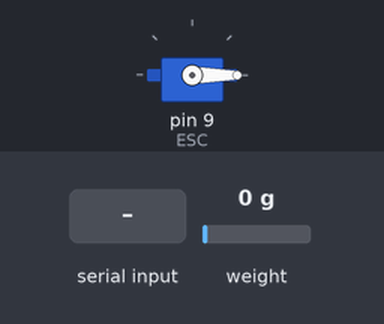
The sketch below on a simulated Arduino Uno, built with avr-gcc and run on an emulated ATmega328P. Parts: servo. Inputs (shaded band) come from the test bench; at power-on: weight on the scale 0 g. What the sketch prints to the serial monitor is not drawn.

Above: at 2.2 s.
2.3 s: "90,45\n" received over Serial
At 3.5 s:
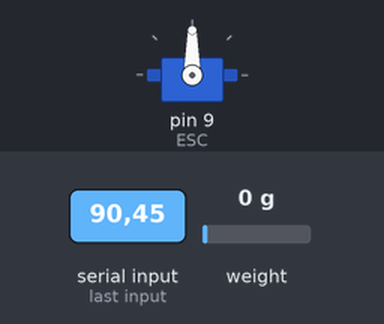
3.8 s: "30,150\n" received over Serial
At 4.7 s:
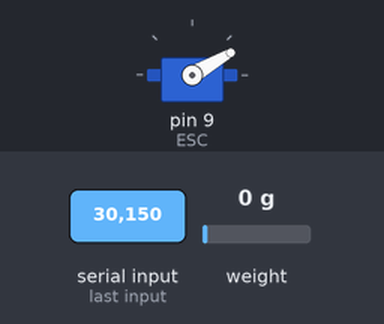
5.3 s: "0\n" received over Serial
At 5.8 s:
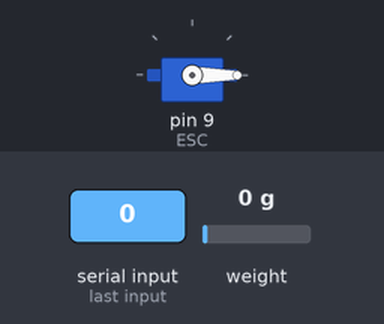
6.8 s: "90\n" received over Serial
At 8.2 s:
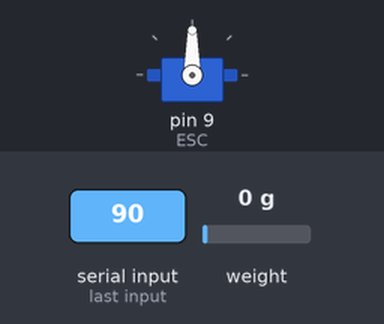
Timing chart, 0 to 9.3 s (numbered marks = the images above; inputs shaded):
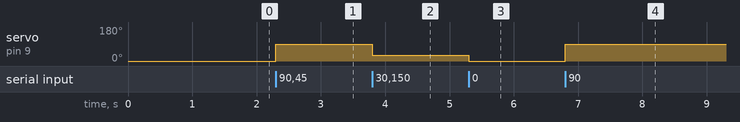

Measured:
- after the input at 2.3 s, servo on pin 9 (ESC): 0° → 90° at once
- after the input at 3.8 s, servo on pin 9 (ESC): 90° → 30° at once
- after the input at 5.3 s, servo on pin 9 (ESC): 30° → 0° at once
- after the input at 6.8 s, servo on pin 9 (ESC): 0° → 90° at once

The sketch:

MotorTestStandCode.ino
```cpp
/*
 * Nathan Drzadinski
 * 10/26/2021
 * Motor Test Stand
 *
 */

#include <HX711.h>
#include <Servo.h>

HX711 scale;

Servo ESC;

// HX711 circuit wiring
const int LOADCELL_DOUT_PIN = 6;
const int LOADCELL_SCK_PIN = 7;

int error = 0; // Equals PWM jumps
int count = 0; // Equals num of trials at each speed
int x;
float calibration_factor = 111;
float units;

void setup() {
  Serial.begin(115200);
  Serial.setTimeout(1);
  ESC.attach(9);
  scale.begin(LOADCELL_DOUT_PIN, LOADCELL_SCK_PIN);
  ESC.write(0);
  scale.set_scale(calibration_factor); //Adjust to this calibration factor
 scale.tare();  //Reset the scale to 0
}

void loop() {
  //Reads incoming Int and sets motor speed to correspond.
  while (!Serial.available());
  x = Serial.readString().toInt();
  if (((x>=error)&(x<181))||x==0){
    ESC.write(x);
  }
  count++;
  units = scale.get_units(), 5;

  Serial.print(units);

  //Stops occasional bit error
  if (count>10) {
    count = 0;
    error+=1; // Up by ten, must change to python step
  }
  //resets error at end of python code
  if (error > 180){
    error =0;
  }
}
```
